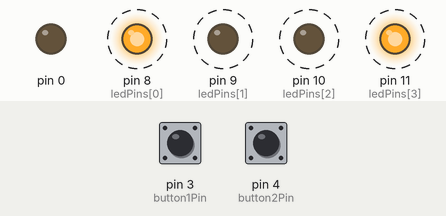
Bench run of a sketch on a simulated Arduino Uno, built with avr-gcc and run on an emulated ATmega328P. On the bench: output pins drawn as LEDs (lit = HIGH). Dashed ring = blinking. The test bench sets the inputs (shaded band); at power-on: pin 3 (button1Pin) HIGH, pin 4 (button2Pin) HIGH.

Above: at 4.8 s.
4.9 s: pin 3 (button1Pin) pulled LOW for 2.35 s
At 5.6 s:
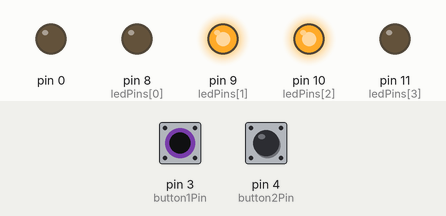
At 6.3 s:
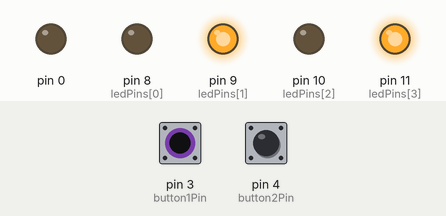
8.7 s: pin 4 (button2Pin) pulled LOW for 2.35 s
Timing chart, 0 to 18.5 s (numbered marks = the images above; inputs shaded):
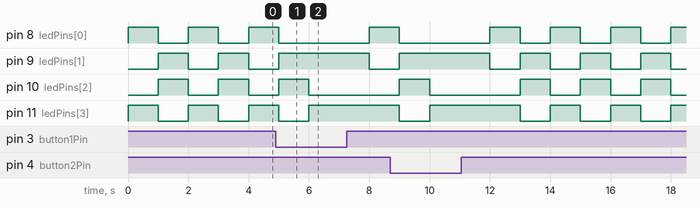

The sketch:

TrafficLightWithButton.ino
```cpp
int ledPins[] = {8,9,10,11};
const int button1Pin = 3;  // pushbutton 1 pin
const int button2Pin = 4;  // pushbutton 2 pin
int button1State, button2State;

void setup()
{
  int index;

  pinMode(button1Pin, INPUT);
  pinMode(button2Pin, INPUT);

  for(index = 0; index <= 4; index++)
  {
    pinMode(ledPins[index],OUTPUT);
  }
}


void loop()
{
  button1State = digitalRead(button1Pin);
  button2State = digitalRead(button2Pin);
  trafficLightWithButton();
}

void trafficLightWithButton()
{
  int delayTime = 1000; // time (milliseconds) to pause between LEDs
                       // make this smaller for faster switching

//  int ledPins[] = {8,9,10,11};
//                  {0,1, 2, 3};

  if ((button1State == LOW) || (button2State == LOW)){
    digitalWrite(ledPins[1], HIGH);
    digitalWrite(ledPins[3], HIGH);
    delay(delayTime);
    // turn all the LEDs off:
    digitalWrite(ledPins[1], LOW);
    digitalWrite(ledPins[3], LOW);

    }
  else {
    //  giliran pertama
    digitalWrite(ledPins[0], HIGH);
    digitalWrite(ledPins[3], HIGH);
    delay(delayTime);
    // turn all the LEDs off:
    digitalWrite(ledPins[0], LOW);
    digitalWrite(ledPins[3], LOW);

  //  giliran kedua
    digitalWrite(ledPins[1], HIGH);
    digitalWrite(ledPins[2], HIGH);
    delay(delayTime);
    // turn all the LEDs off:
    digitalWrite(ledPins[1], LOW);
    digitalWrite(ledPins[2], LOW);
  }

}
```

Measured:
- after the input at 4.9 s, pin 10 (ledPins[2]): goes on until 6.0 s, then stays LOW; pin 11 (ledPins[3]): goes on until 6.0 s, then stays HIGH
- by itself, pin 8 (ledPins[0]): repeats every 2.0 s: HIGH 1.0 s, LOW 1.0 s
- by itself, pin 9 (ledPins[1]): repeats every 2.0 s: LOW 1.0 s, HIGH 1.0 s
- by itself, pin 10 (ledPins[2]), pin 11 (ledPins[3]): alternates HIGH for 1.0 s and LOW for 1.0 s
